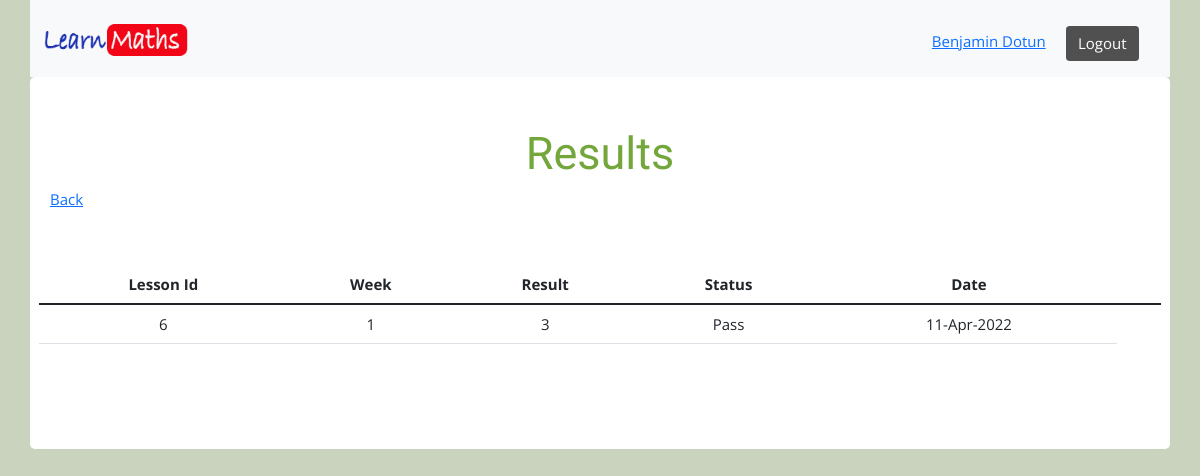
The page /student/results.php (signed in) on the database its author committed.
### tables this page shows
CREATE TABLE `activities` (
  `id` int NOT NULL AUTO_INCREMENT,
  `pupil_id` int DEFAULT NULL,
  `lecture_id` int DEFAULT NULL,
  `category` varchar(30) DEFAULT NULL,
  `status` varchar(100) DEFAULT NULL,
  `week` int DEFAULT NULL,
  `result` varchar(30) DEFAULT NULL,
  `date` varchar(30) DEFAULT NULL,
  PRIMARY KEY (`id`)
);

### student/results.php (the view, shortened to what this page needs)
<?php
    require_once '../includes/header.php';
    require_once '../includes/student_navbar.php';
    include("../includes/connect.inc.php");
    $pid = $_SESSION["lm_id"];
    $sql = "SELECT * FROM activities WHERE pupil_id = '$pid'";
    $result = $conn->query($sql);
    while($row = $result->fetch_array()) {
        $rows[] = $row;
    }
?>
 <div class="container c-ban2" style="margin-top:0px; background:white;">
        <div style="text-align:center; padding:30px 0;">
            <h3 class="head-title2" style="color:#73a73c;">Results</h3>
            <div class="row">
                <div class="col-md-6" style="text-align:left;">
                    <p><a href="home.php">Back</a></p>
                </div>
                <div class="col-md-6" style="text-align:right;">
                </div>
            </div>
            <div class="row" style="padding:40px 0;">
            <table class="table">
            <thead>
                <tr>
                <th scope="col">Lesson Id</th>
                <th scope="col">Week</th>
                <th scope="col">Result</th>
                <th scope="col">Status</th>
                <th scope="col">Date</th>
                <th scope="col"></th>
                </tr>
            </thead>
            <tbody>
                <?php
                foreach($rows as $row)
                	{
                ?>
                <tr id="<?php echo $row['id'];?>">
                    <td><?php echo $row["lecture_id"];?></td>
                    <td><?php echo $row["week"];?></td>
                    <td><?php echo $row["result"];?></td>
                    <td><?php echo $row["status"];?></td>
                    <td><?php echo $row["date"];?></td>
                </tr>
                <?php
                    }
                ?>
            </tbody>
            </table>
            </div>
        </div>
    </div>

### css/style.css (style rules this page uses)
html { font-size: 15px; box-sizing: border-box; min-height: 100%; font-family: "Open Sans", sans-serif; }
body { margin: 0; padding: 0; background: #c9d3be; font-family: "Open Sans", sans-serif; }
.c-ban2 { background: #408cbf; padding: 20px; border-radius: 5px; }
.head-title2 { font-family: "Chewy", cursive; font-size: 45px; }

### rows shown on the page
activities: lecture "6", week "1", result "3", status "Pass", date "11-Apr-2022"

### other values the page prints
$_SESSION["lm_fullname"] "Benjamin Dotun"
